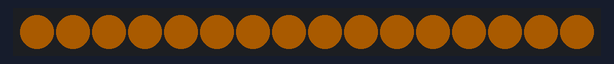
The sketch below on a simulated Arduino Uno, built with avr-gcc and run on an emulated ATmega328P. Parts: 16 RGB LEDs in strip order, left to right. Dim RGB values are drawn brighter than linear.

Above: at 2.5 s.
At 4.65 s:
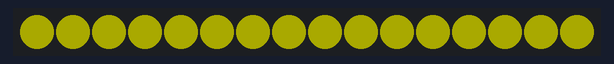
At 8.3 s:
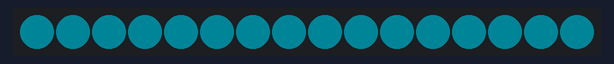
At 13.98 s:
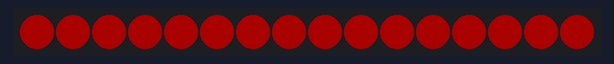
At 23.87 s:
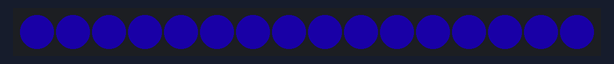
At 38.72 s:
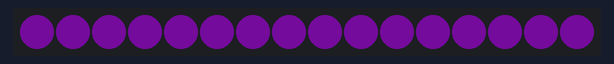

The sketch:

ledRingPride.ino
```cpp
/*
* Code for cross-fading 3 LEDs, red, green and blue (RGB)
* To create fades, you need to do two things:
*  1. Describe the colors you want to be displayed
*  2. List the order you want them to fade in
*
* DESCRIBING A COLOR:
* A color is just an array of three percentages, 0-100,
*  controlling the red, green and blue LEDs
*
* Red is the red LED at full, blue and green off
*   int red = { 100, 0, 0 }
* Dim white is all three LEDs at 30%
*   int dimWhite = {30, 30, 30}
* etc.
*
* Some common colors are provided below, or make your own
*
* LISTING THE ORDER:
* In the main part of the program, you need to list the order
*  you want to colors to appear in, e.g.
*  crossFade(red);
*  crossFade(green);
*  crossFade(blue);
*
* Those colors will appear in that order, fading out of
*    one color and into the next
*
* In addition, there are 5 optional settings you can adjust:
* 1. The initial color is set to black (so the first color fades in), but
*    you can set the initial color to be any other color
* 2. The internal loop runs for 1020 interations; the 'wait' variable
*    sets the approximate duration of a single crossfade. In theory,
*    a 'wait' of 10 ms should make a crossFade of ~10 seconds. In
*    practice, the other functions the code is performing slow this
*    down to ~11 seconds on my board. YMMV.
* 3. If 'repeat' is set to 0, the program will loop indefinitely.
*    if it is set to a number, it will loop that number of times,
*    then stop on the last color in the sequence. (Set 'return' to 1,
*    and make the last color black if you want it to fade out at the end.)
* 4. There is an optional 'hold' variable, which pasues the
*    program for 'hold' milliseconds when a color is complete,
*    but before the next color starts.
* 5. Set the DEBUG flag to 1 if you want debugging output to be
*    sent to the serial monitor.
*
*    The internals of the program aren't complicated, but they
*    are a little fussy -- the inner workings are explained
*    below the main loop.
*
* April 2007, Clay Shirky <clay.shirky@nyu.edu>
*
* Updated for Adafruit Gemma and NeoPixel-ring by Tovah Parnes, tovah@parnes.com and Peter Parnes, peter@parnes.com, 2015
*/

#include <Adafruit_NeoPixel.h>

#define PIN 0

Adafruit_NeoPixel pixels = Adafruit_NeoPixel(16, PIN, NEO_GRB + NEO_KHZ800);

// Color arrays
int black[3]  = { 0, 0, 0 };
int white[3]  = { 100, 100, 100 };
int red[3]    = { 100, 0, 0 };
int green[3]  = { 0, 100, 0 };
int blue[3]   = { 0, 0, 100 };
int yellow[3] = { 100, 100, 0 };
int orange[3] = { 100, 50, 0 };
int purple[3] = { 89, 12, 20 };

uint32_t pride[] = { pixels.Color(0xf0, 0, 0), pixels.Color(0xff, 0x80, 00), pixels.Color(0xff, 0xff, 0), pixels.Color(0x00, 0x79, 0x40), pixels.Color(0x40, 0x40, 0xff), pixels.Color(0xa0, 0x00, 0xc0) };
#define NUMPRIDE 6

// Set initial color
int redVal = red[0];
int grnVal = red[1];
int bluVal = red[2];

int wait = 1;      // 10ms internal crossFade delay; increase for slower fades
int hold = 0;       // Optional hold when a color is complete, before the next crossFade
int repeat = 3;     // How many times should we loop before stopping? (0 for no stop)
int j = 0;          // Loop counter for repeat

// Initialize color variables
int prevR = redVal;
int prevG = grnVal;
int prevB = bluVal;

// Set up the LED outputs
void setup()
{
  pixels.begin();
  pixels.setBrightness(45); // brightness
  setAll(pride[0]);
  pixels.show(); // Initialize all pixels to 'off'
}

// Main program: list the order of crossfades
void loop()
{
  crossFade(orange);
  crossFade(yellow);
  crossFade(green);
  crossFade(blue);
  crossFade(purple);
  crossFade(red);


}

/* BELOW THIS LINE IS THE MATH -- YOU SHOULDN'T NEED TO CHANGE THIS FOR THE BASICS
*
* The program works like this:
* Imagine a crossfade that moves the red LED from 0-10,
*   the green from 0-5, and the blue from 10 to 7, in
*   ten steps.
*   We'd want to count the 10 steps and increase or
*   decrease color values in evenly stepped increments.
*   Imagine a + indicates raising a value by 1, and a -
*   equals lowering it. Our 10 step fade would look like:
*
*   1 2 3 4 5 6 7 8 9 10
* R + + + + + + + + + +
* G   +   +   +   +   +
* B     -     -     -
*
* The red rises from 0 to 10 in ten steps, the green from
* 0-5 in 5 steps, and the blue falls from 10 to 7 in three steps.
*
* In the real program, the color percentages are converted to
* 0-255 values, and there are 1020 steps (255*4).
*
* To figure out how big a step there should be between one up- or
* down-tick of one of the LED values, we call calculateStep(),
* which calculates the absolute gap between the start and end values,
* and then divides that gap by 1020 to determine the size of the step
* between adjustments in the value.
*/

int calculateStep(int prevValue, int endValue) {
  int step = endValue - prevValue; // What's the overall gap?
  if (step) {                      // If its non-zero,
    step = 1020/step;              //   divide by 1020
  }
  return step;
}

/* The next function is calculateVal. When the loop value, i,
*  reaches the step size appropriate for one of the
*  colors, it increases or decreases the value of that color by 1.
*  (R, G, and B are each calculated separately.)
*/

int calculateVal(int step, int val, int i) {

  if ((step) && i % step == 0) { // If step is non-zero and its time to change a value,
    if (step > 0) {              //   increment the value if step is positive...
      val += 1;
    }
    else if (step < 0) {         //   ...or decrement it if step is negative
      val -= 1;
    }
  }
  // Defensive driving: make sure val stays in the range 0-255
  if (val > 255) {
    val = 255;
  }
  else if (val < 0) {
    val = 0;
  }
  return val;
}

/* crossFade() converts the percentage colors to a
*  0-255 range, then loops 1020 times, checking to see if
*  the value needs to be updated each time, then writing
*  the color values to the correct pins.
*/

void crossFade(int color[3]) {
  // Convert to 0-255
  int R = (color[0] * 255) / 100;
  int G = (color[1] * 255) / 100;
  int B = (color[2] * 255) / 100;

  int stepR = calculateStep(prevR, R);
  int stepG = calculateStep(prevG, G);
  int stepB = calculateStep(prevB, B);

  for (int i = 0; i <= 1020; i++) {
    redVal = calculateVal(stepR, redVal, i);
    grnVal = calculateVal(stepG, grnVal, i);
    bluVal = calculateVal(stepB, bluVal, i);

    setAll(pixels.Color(redVal, grnVal, bluVal));
    pixels.show();

    delay(wait); // Pause for 'wait' milliseconds before resuming the loop
  }
  // Update current values for next loop
  prevR = redVal;
  prevG = grnVal;
  prevB = bluVal;
  delay(hold); // Pause for optional 'wait' milliseconds before resuming the loop
}

void setAll(uint32_t c) {
    for(uint16_t i=0; i<pixels.numPixels(); i++) {
      pixels.setPixelColor(i, c);
    }
}
```
